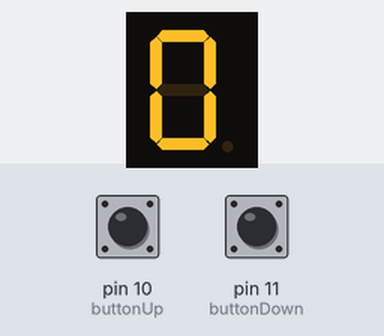
A sketch run on a simulated Arduino Uno, built with avr-gcc and run on an emulated ATmega328P. On the bench: 1-digit seven-segment display. Wiring (inferred from the names in the program): 1-digit 7-segment display, segments lit when LOW: segments pin 3, pin 2, pin 8, pin 7, pin 6, pin 4, pin 5. The test bench sets the inputs (shaded band); at power-on: pin 10 (buttonUp) HIGH, pin 11 (buttonDown) HIGH. The segment pins are drawn as the display they are named for.

Above: at 1.2 s.
1.3 s: pin 10 (buttonUp) pulled LOW for 0.15 s
At 2.0 s:
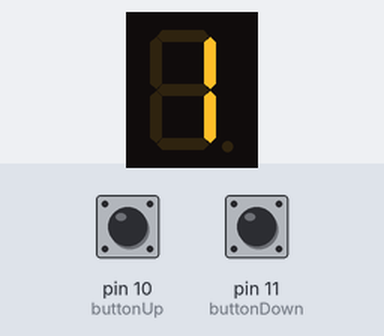
2.9 s: pin 10 (buttonUp) pulled LOW for 1 s
At 3.2 s:
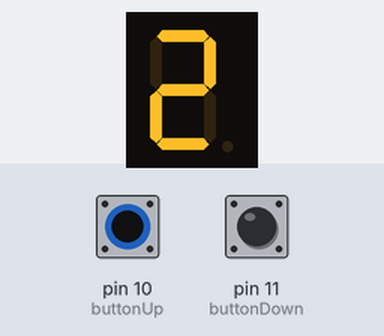
Timing chart, 0 to 5.9 s (numbered marks = the images above; inputs shaded):
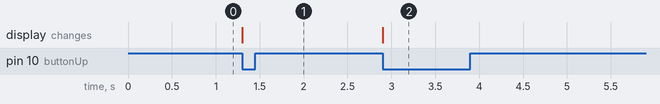

Measured:
- after the input at 1.3 s, the display: changes at once (image 1)
- after the input at 2.9 s, the display: changes at once (image 2)

The sketch:

TaskCoding.ino
```cpp
const int segmentA = 3;
const int segmentB = 2;
const int segmentC = 8;
const int segmentD = 7;
const int segmentE = 6;
const int segmentF = 4;
const int segmentG = 5;

// Push Button Pins
const int buttonUp = 10;
const int buttonDown = 11;

int currentNumber = 0;       // start from 0
int lastButtonUpState = HIGH;
int lastButtonDownState = HIGH;

void setup() {
  // Set segment pins as outputs
  pinMode(segmentA, OUTPUT);
  pinMode(segmentB, OUTPUT);
  pinMode(segmentC, OUTPUT);
  pinMode(segmentD, OUTPUT);
  pinMode(segmentE, OUTPUT);
  pinMode(segmentF, OUTPUT);
  pinMode(segmentG, OUTPUT);

  // Set button pins as inputs with pull-ups
  pinMode(buttonUp, INPUT);
  pinMode(buttonDown, INPUT);

  // Display the initial number
  displayNumber(currentNumber);
}

void loop() {
  int upState = digitalRead(buttonUp);
  int resetstate = digitalRead(buttonDown);

  // Increase button pressed
  if (upState == LOW && lastButtonUpState == HIGH) {
    currentNumber++;
    if (currentNumber > 9) currentNumber = 0;
    displayNumber(currentNumber);
    delay(200); // debounce
  }

  // Reset button pressed
  if (resetstate == LOW && lastButtonDownState == HIGH) {
    currentNumber=0;
    if (currentNumber >= 0) currentNumber = 0;
    displayNumber(currentNumber);
    delay(200); // debounce
  }

  lastButtonUpState = upState;
  lastButtonDownState = resetstate;
}

// === Function to Display Numbers 0-9 ===
void displayNumber(int num) {
  // LOW = ON, HIGH = OFF
  switch (num) {
    case 0:
      setSegments(LOW, LOW, LOW, LOW, LOW, LOW, HIGH); break;
    case 1:
      setSegments(HIGH, LOW, LOW, HIGH, HIGH, HIGH, HIGH); break;
    case 2:
      setSegments(LOW, LOW, HIGH, LOW, LOW, HIGH, LOW); break;
    case 3:
      setSegments(LOW, LOW, LOW, LOW, HIGH, HIGH, LOW); break;
    case 4:
      setSegments(HIGH, LOW, LOW, HIGH, HIGH, LOW, LOW); break;
    case 5:
      setSegments(LOW, HIGH, LOW, LOW, HIGH, LOW, LOW); break;
    case 6:
      setSegments(LOW, HIGH, LOW, LOW, LOW, LOW, LOW); break;
    case 7:
      setSegments(LOW, LOW, LOW, HIGH, HIGH, HIGH, HIGH); break;
    case 8:
      setSegments(LOW, LOW, LOW, LOW, LOW, LOW, LOW); break;
    case 9:
      setSegments(LOW, LOW, LOW, LOW, HIGH, LOW, LOW); break;
  }
}

// === Helper Function to Light Segments ===
void setSegments(int a, int b, int c, int d, int e, int f, int g) {
  digitalWrite(segmentA, a);
  digitalWrite(segmentB, b);
  digitalWrite(segmentC, c);
  digitalWrite(segmentD, d);
  digitalWrite(segmentE, e);
  digitalWrite(segmentF, f);
  digitalWrite(segmentG, g);
}
```
